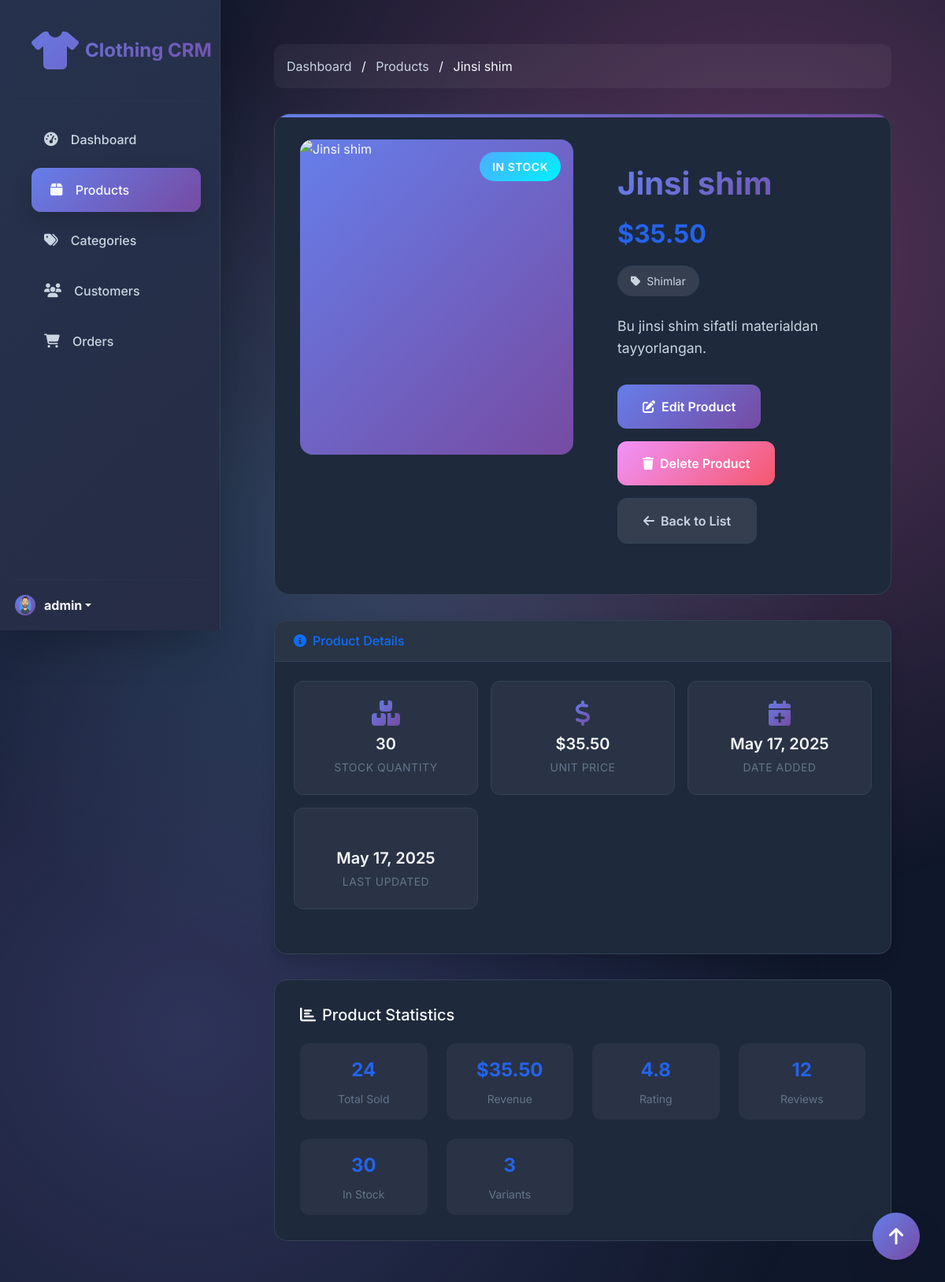
/products/2/ (signed in), run on the app's committed database.
### accounts/models.py (models this page shows, shortened)
class Profile(models.Model):
    user = models.OneToOneField(User, on_delete=models.CASCADE)
    image = models.ImageField(default='default.jpg', upload_to='profile_pics')
    phone = models.CharField(max_length=15, blank=True, null=True)
    address = models.TextField(blank=True, null=True)

### dashboard/models.py (models this page shows, shortened)
class Product(models.Model):
    name = models.CharField(max_length=200)
    description = models.TextField()
    price = models.DecimalField(max_digits=10, decimal_places=2)
    stock = models.PositiveIntegerField(default=0)
    category = models.ForeignKey(Category, on_delete=models.CASCADE, related_name='products')
    image = models.ImageField(upload_to='products/', blank=True, null=True)
    created_at = models.DateTimeField(auto_now_add=True)
    updated_at = models.DateTimeField(auto_now=True)
    @property
    def imageURL(self):
        try:
            url = self.image.url
        except:
            url = '/static/images/placeholder.png'
        return url

class Category(models.Model):
    name = models.CharField(max_length=100)
    description = models.TextField(blank=True, null=True)
    class Meta:
        verbose_name_plural = 'Categories'

### dashboard/views.py (the view)
# urls.py: path('products/<int:pk>/', views.product_detail, name='product_detail'),
@login_required
def product_detail(request, pk):
    product = get_object_or_404(Product, pk=pk)
    return render(request, 'dashboard/product_detail.html', {'product': product})

### templates/dashboard/product_detail.html (shortened to what this page needs)
{% extends 'base.html' %}
{% block content %}
<div class="container-fluid">
    <nav class="breadcrumb-custom">
        <a href="{% url 'dashboard:dashboard' %}">Dashboard</a>
        <span class="mx-2">/</span>
        <a href="{% url 'dashboard:product_list' %}">Products</a>
        <span class="mx-2">/</span>
        <span class="active">{{ product.name }}</span>
    </nav>
    <div class="product-hero">
        <div class="row">
            <div class="col-lg-6">
                <div class="product-image-container">
                    {% if product.stock > 10 %}
                    <div class="product-badge badge-in-stock">In Stock</div>
                    {% elif product.stock > 0 %}
                    <div class="product-badge badge-low-stock">Low Stock</div>
                    {% else %}
                    <div class="product-badge badge-out-stock">Out of Stock</div>
                    {% endif %}
                    <img src="{{ product.imageURL }}" alt="{{ product.name }}" class="product-image">
                </div>
            </div>
            <div class="col-lg-6">
                <div class="product-info">
                    <h1 class="product-title">{{ product.name }}</h1>
                    <div class="product-price">${{ product.price }}</div>
                    <div class="product-category">
                        <i class="fas fa-tag me-2"></i>{{ product.category.name }}
                    </div>
                    <p class="product-description">
                        {{ product.description|default:"No description available for this product." }}
                    </p>
                    <div class="action-buttons">
                        <a href="{% url 'dashboard:product_update' product.id %}" class="action-btn btn-edit">
                            <i class="fas fa-edit me-2"></i>Edit Product
                        </a>
                        <a href="{% url 'dashboard:product_delete' product.id %}" class="action-btn btn-delete">
                            <i class="fas fa-trash me-2"></i>Delete Product
                        </a>
                        <a href="{% url 'dashboard:product_list' %}" class="action-btn btn-back">
                            <i class="fas fa-arrow-left me-2"></i>Back to List
                        </a>
                    </div>
                </div>
            </div>
        </div>
    </div>
    <div class="card shadow mb-4">
        <div class="card-header py-3">
            <h6 class="m-0 font-weight-bold text-primary">
                <i class="fas fa-info-circle me-2"></i>Product Details
            </h6>
        </div>
        <div class="card-body">
            <div class="product-meta">
                <div class="meta-item">
                    <i class="fas fa-boxes meta-icon"></i>
                    <div class="meta-value">{{ product.stock }}</div>
                    <div class="meta-label">Stock Quantity</div>
                </div>
                <div class="meta-item">
                    <i class="fas fa-dollar-sign meta-icon"></i>
                    <div class="meta-value">${{ product.price }}</div>
                    <div class="meta-label">Unit Price</div>
                </div>
                <div class="meta-item">
                    <i class="fas fa-calendar-plus meta-icon"></i>
                    <div class="meta-value">{{ product.created_at|date:"M d, Y" }}</div>
                    <div class="meta-label">Date Added</div>
                </div>
                <div class="meta-item">
                    <div class="meta-value">{{ product.updated_at|date:"M d, Y" }}</div>
                    <div class="meta-label">Last Updated</div>
                </div>
            </div>
        </div>
    </div>
    <div class="product-stats">
        <h5 class="mb-4" style="color: var(--text-primary);">
            <i class="fas fa-chart-bar me-2"></i>Product Statistics
        </h5>
        <div class="stats-grid">
            <div class="stat-item">
                <div class="stat-number">24</div>
                <div class="stat-label">Total Sold</div>
            </div>
            <div class="stat-item">
                <div class="stat-number">${{ product.price|floatformat:2 }}</div>
                <div class="stat-label">Revenue</div>
            </div>
            <div class="stat-item">
                <div class="stat-number">4.8</div>
                <div class="stat-label">Rating</div>
            </div>
            <div class="stat-item">
                <div class="stat-number">12</div>
                <div class="stat-label">Reviews</div>
            </div>
            <div class="stat-item">
                <div class="stat-number">{{ product.stock }}</div>
                <div class="stat-label">In Stock</div>
            </div>
            <div class="stat-item">
                <div class="stat-number">3</div>
                <div class="stat-label">Variants</div>
            </div>
        </div>
    </div>
</div>
{% endblock %}

### templates/base.html (shortened to what this page needs)
<!DOCTYPE html>
<html lang="en">
<head>
    <link href="https://cdn.jsdelivr.net/npm/bootstrap@5.3.0/dist/css/bootstrap.min.css" rel="stylesheet">
    <link rel="stylesheet" href="https://cdnjs.cloudflare.com/ajax/libs/font-awesome/6.4.0/css/all.min.css">
</head>
<body>
    <div class="d-flex">
        <div class="sidebar d-none d-md-flex flex-column flex-shrink-0 p-3">
            <a href="{% url 'dashboard:dashboard' %}" class="d-flex align-items-center mb-3 mb-md-0 me-md-auto text-white text-decoration-none navbar-brand">
                <i class="fas fa-tshirt fa-2x me-2"></i>
                <span class="fs-4">Clothing CRM</span>
            </a>
            <hr style="border-color: var(--dark-border);">
            <ul class="nav nav-pills flex-column mb-auto">
                <li class="nav-item">
                    <a href="{% url 'dashboard:dashboard' %}" class="nav-link {% if request.resolver_match.url_name == 'dashboard' %}active{% endif %}">
                        <i class="fas fa-tachometer-alt"></i>
                        Dashboard
                    </a>
                </li>
                <li>
                    <a href="{% url 'dashboard:product_list' %}" class="nav-link {% if 'product' in request.resolver_match.url_name %}active{% endif %}">
                        <i class="fas fa-box"></i>
                        Products
                    </a>
                </li>
                <li>
                    <a href="{% url 'dashboard:category_list' %}" class="nav-link {% if 'category' in request.resolver_match.url_name %}active{% endif %}">
                        <i class="fas fa-tags"></i>
                        Categories
                    </a>
                </li>
                <li>
                    <a href="{% url 'dashboard:customer_list' %}" class="nav-link {% if 'customer' in request.resolver_match.url_name %}active{% endif %}">
                        <i class="fas fa-users"></i>
                        Customers
                    </a>
                </li>
                <li>
                    <a href="{% url 'dashboard:order_list' %}" class="nav-link {% if 'order' in request.resolver_match.url_name %}active{% endif %}">
                        <i class="fas fa-shopping-cart"></i>
                        Orders
                    </a>
                </li>
            </ul>
            <hr style="border-color: var(--dark-border);">
            <div class="dropdown">
                <a href="#" class="d-flex align-items-center text-white text-decoration-none dropdown-toggle" id="dropdownUser1" data-bs-toggle="dropdown" aria-expanded="false">
                    {% if request.user.profile.image %}
                    <img src="{{ request.user.profile.image.url }}" alt="Profile" width="32" height="32" class="rounded-circle me-2 img-profile">
                    {% else %}
                    <i class="fas fa-user-circle fa-2x me-2"></i>
                    {% endif %}
                    <strong>{{ request.user.username }}</strong>
                </a>
            </div>
        </div>
        <div class="main-content flex-grow-1">
            <div class="container-fluid px-4 py-4 page-content">
                {% block content %}{% endblock %}
            </div>
        </div>
    </div>
    <button class="fab d-none d-md-block" onclick="window.scrollTo({top: 0, behavior: 'smooth'})">
        <i class="fas fa-arrow-up"></i>
    </button>
</body>
</html>

### templates/base.html (style rules this page uses)
:root { --primary-color: #2563eb; --primary-dark: #1d4ed8; --secondary-color: #10b981; --danger-color: #ef4444; --warning-color: #f59e0b; --info-color: #06b6d4; --dark-bg: #0f172a; --dark-surface: #1e293b; --dark-border: #334155; --text-primary: #f8fafc; --text-secondary: #cbd5e1; --text-muted: #64748b; --gradient-primary: linear-gradient(135deg, #667eea 0%, #764ba2 100%); --gradient-secondary: linear-gradient(135deg, #f093fb 0%, #f5576c 100%); --gradient-success: linear-gradient(135deg, #4facfe 0%, #00f2fe 100%); --shadow-lg: 0 20px 25px -5px rgba(0, 0, 0, 0.1), 0 10px 10px -5px rgba(0, 0, 0, 0.04); --shadow-xl: 0 25px 50px -12px rgba(0, 0, 0, 0.25); }
* { margin: 0; padding: 0; box-sizing: border-box; }
body { font-family: 'Inter', sans-serif; background: var(--dark-bg); color: var(--text-primary); overflow-x: hidden; }
body::before { content: ''; position: fixed; top: 0; left: 0; width: 100%; height: 100%; background: radial-gradient(circle at 20% 80%, rgba(120, 119, 198, 0.3) 0%, transparent 50%), radial-gradient(circle at 80% 20%, rgba(255, 119, 198, 0.3) 0%, transparent 50%), radial-gradient(circle at 40% 40%, rgba(120, 219, 255, 0.2) 0%, transparent 50%); z-index: -1; animation: backgroundShift 20s ease-in-out infinite; }
.sidebar { min-height: 100vh; background: var(--dark-surface); backdrop-filter: blur(20px); border-right: 1px solid var(--dark-border); color: var(--text-primary); width: 280px; position: fixed; left: 0; top: 0; z-index: 100; transition: all 0.3s cubic-bezier(0.4, 0, 0.2, 1); box-shadow: var(--shadow-xl); }
.sidebar::before { content: ''; position: absolute; top: 0; left: 0; right: 0; bottom: 0; background: var(--gradient-primary); opacity: 0.1; z-index: -1; }
.sidebar .nav-link { color: var(--text-secondary); padding: 1rem 1.5rem; margin: 0.25rem 1rem; border-radius: 12px; transition: all 0.3s cubic-bezier(0.4, 0, 0.2, 1); position: relative; overflow: hidden; font-weight: 500; }
.sidebar .nav-link::before { content: ''; position: absolute; top: 0; left: -100%; width: 100%; height: 100%; background: var(--gradient-primary); transition: left 0.3s cubic-bezier(0.4, 0, 0.2, 1); z-index: -1; }
.sidebar .nav-link:hover, .sidebar .nav-link.active { color: var(--text-primary); background: rgba(255, 255, 255, 0.1); transform: translateX(8px); box-shadow: 0 8px 25px rgba(0, 0, 0, 0.15); }
.sidebar .nav-link:hover::before, .sidebar .nav-link.active::before { left: 0; }
.sidebar .nav-link i { margin-right: 0.75rem; font-size: 1.1rem; transition: transform 0.3s ease; }
.sidebar .navbar-brand { padding: 1.5rem; font-size: 1.5rem; font-weight: 700; background: var(--gradient-primary); -webkit-background-clip: text; -webkit-text-fill-color: transparent; background-clip: text; animation: logoGlow 3s ease-in-out infinite alternate; }
.main-content { margin-left: 280px; padding: 2rem; min-height: 100vh; transition: margin-left 0.3s cubic-bezier(0.4, 0, 0.2, 1); }
.card { background: var(--dark-surface); border: 1px solid var(--dark-border); border-radius: 16px; box-shadow: var(--shadow-lg); margin-bottom: 2rem; transition: all 0.3s cubic-bezier(0.4, 0, 0.2, 1); overflow: hidden; position: relative; }
.card::before { content: ''; position: absolute; top: 0; left: 0; right: 0; height: 3px; background: var(--gradient-primary); transform: scaleX(0); transition: transform 0.3s ease; }
.card-header { background: rgba(255, 255, 255, 0.05); border-bottom: 1px solid var(--dark-border); padding: 1.5rem; font-weight: 600; color: var(--text-primary); }
.card-body { padding: 1.5rem; }
.page-content { animation: fadeInUp 0.6s ease; }
.fab { position: fixed; bottom: 2rem; right: 2rem; width: 60px; height: 60px; border-radius: 50%; background: var(--gradient-primary); color: white; border: none; box-shadow: var(--shadow-xl); display: flex; align-items: center; justify-content: center; font-size: 1.5rem; transition: all 0.3s cubic-bezier(0.4, 0, 0.2, 1); z-index: 1000; }
.img-profile { border: 3px solid transparent; background: var(--gradient-primary); background-clip: padding-box; transition: all 0.3s ease; }

### data on the page
Product: name "Jinsi shim", price "35.50", category.name "Shimlar", description "Bu jinsi shim sifatli materialdan tayyorlangan.", stock "30", created_at "May 17, 2025", updated_at "May 17, 2025"

### other printed values
{{ request.user.username }} "admin"
